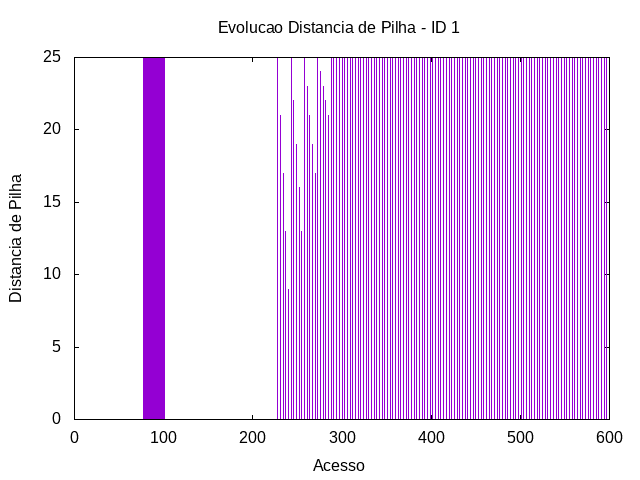

Recreate this plot in gnuplot.
set term png
set output "../out/mult-distp-1.png"
set title "Evolucao Distancia de Pilha - ID 1"
set xlabel "Acesso"
set ylabel "Distancia de Pilha"
plot "../out/mult-acesso-2-1.gpdat" u 2:5 w impulses t ""
